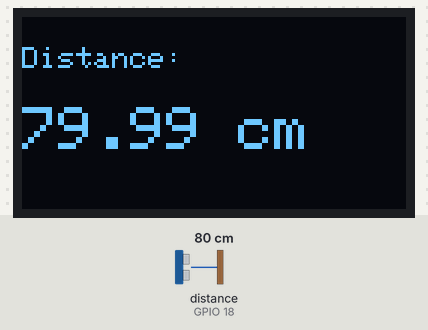
Bench run of a sketch on a simulated ESP32. Parts: 128×64 one-colour display. Wiring (inferred from the names in the program): ultrasonic range finder: trigger GPIO 5; echo GPIO 18. Inputs (shaded band) come from the test bench; at power-on: distance to the obstacle (sensor on GPIO 18) 80 cm. The echo pulse lasts 58.3 µs per cm.

Above: at 1.2 s.
1.3 s: distance to the obstacle (sensor on GPIO 18) set to 2 cm
At 1.8 s:
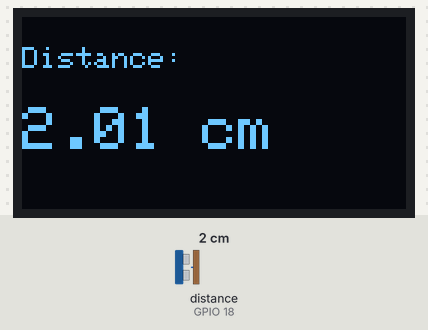
2.8 s: distance to the obstacle (sensor on GPIO 18) set to 4 cm
At 4.1 s:
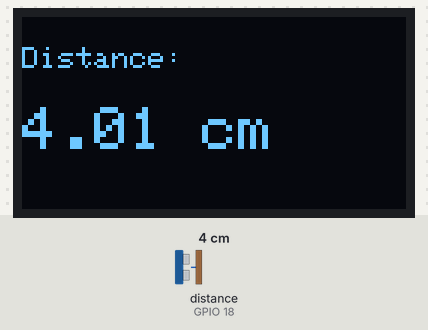
4.5 s: distance to the obstacle (sensor on GPIO 18) set to 9 cm
At 5.3 s:
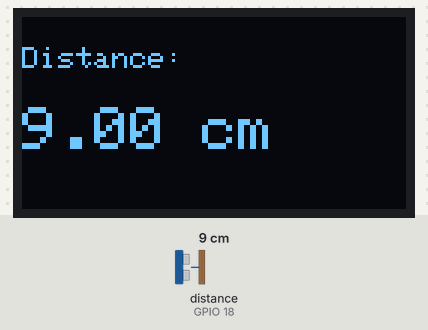
Timing chart, 0 to 7.5 s (numbered marks = the images above; inputs shaded):
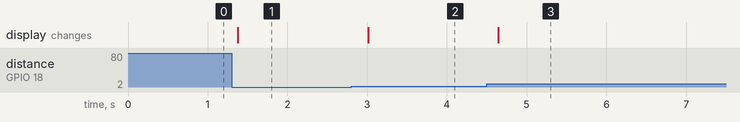

Measured:
- after the input at 1.3 s, the display: changes after 0.08 s (image 1)
- after the input at 2.8 s, the display: changes after 0.21 s (image 2)
- after the input at 4.5 s, the display: changes after 0.14 s (image 3)

The sketch:

OLED_Display_Sensor_Data.ino
```cpp
#include <Wire.h>
#include <Adafruit_GFX.h>
#include <Adafruit_SSD1306.h>

#define SCREEN_WIDTH 128
#define SCREEN_HEIGHT 64

Adafruit_SSD1306 display(SCREEN_WIDTH, SCREEN_HEIGHT, &Wire, -1);

const int trigPin = 5;
const int echoPin = 18;

long duration;
float distance;

void setup() {

  Serial.begin(115200);

  pinMode(trigPin, OUTPUT);
  pinMode(echoPin, INPUT);

  if (!display.begin(SSD1306_SWITCHCAPVCC, 0x3C)) {
    Serial.println("OLED initialization failed!");
    while (true);
  }

  display.clearDisplay();
  display.setTextColor(SSD1306_WHITE);
}

void loop() {

  digitalWrite(trigPin, LOW);
  delayMicroseconds(2);

  digitalWrite(trigPin, HIGH);
  delayMicroseconds(10);

  digitalWrite(trigPin, LOW);

  duration = pulseIn(echoPin, HIGH);
  distance = duration * 0.0343 / 2;

  display.clearDisplay();

  display.setTextSize(1);
  display.setCursor(0, 10);
  display.println("Distance:");

  display.setTextSize(2);
  display.setCursor(0, 30);
  display.print(distance);
  display.print(" cm");

  display.display();

  delay(300);
}
```
